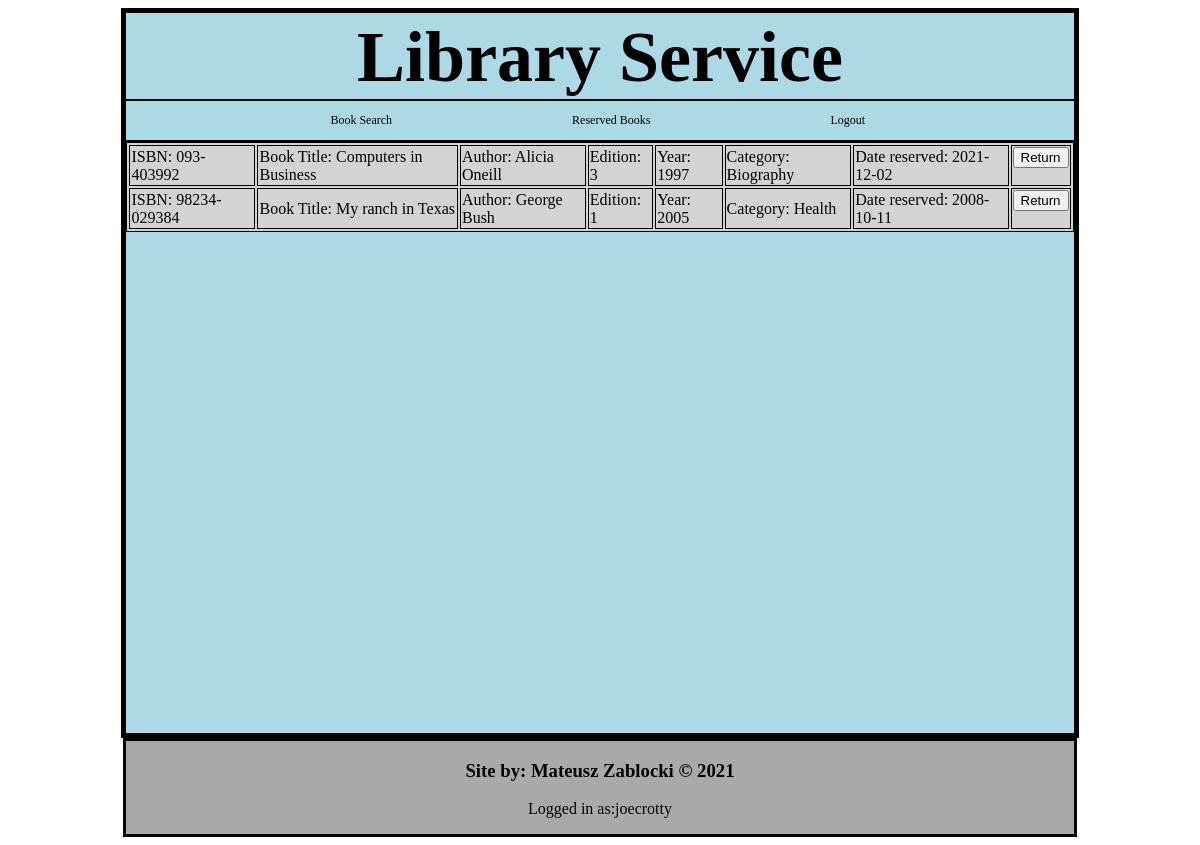
Page /reserved.php (signed in) on the committed database.
### tables this page shows
CREATE TABLE `books` (
  `ISBN` varchar(15) NOT NULL,
  `BookTitle` varchar(40) DEFAULT NULL,
  `Author` varchar(40) DEFAULT NULL,
  `Edition` int(2) DEFAULT NULL,
  `Year` int(4) DEFAULT NULL,
  `Category` int(4) UNSIGNED DEFAULT NULL,
  `Reserved` varchar(1) DEFAULT NULL
);

CREATE TABLE `category` (
  `CategoryID` int(4) UNSIGNED NOT NULL,
  `CategoryName` varchar(30) DEFAULT NULL
);

CREATE TABLE `reserved` (
  `ISBN` varchar(15) NOT NULL,
  `Username` varchar(15) NOT NULL,
  `ResDate` date NOT NULL
);

### reserved.php (the view, shortened to what this page needs)
<?php
include 'format.php';
?>
<?php
$search= "SELECT books.ISBN, books.BookTitle, books.Author, books.Edition, books.Year, category.CategoryName, reserved.ResDate FROM Books JOIN Category ON Books.Category = Category.CategoryID JOIN Reserved ON Books.ISBN = Reserved.ISBN WHERE Reserved = 'Y' AND Username = '".$_SESSION["uname"]."' LIMIT 5 OFFSET ".$_SESSION['page'].";";
$result = $conn->query($search);
if ($result->num_rows > 0) {
	echo "<table id='table'>";
	while($row = $result->fetch_assoc()){
		echo "<tr><td>";
		echo "ISBN: " . $row["ISBN"];
		echo "</td><td>";
		echo "Book Title: " . $row["BookTitle"];
		echo "</td><td>";
		echo "Author: " . $row["Author"];
		echo "</td><td>";
		echo "Edition: " . $row["Edition"];
		echo "</td><td>";
		echo "Year: " . $row["Year"];
		echo "</td><td>";
		echo "Category: " . $row["CategoryName"];
		echo "</td><td>";
		echo "Date reserved: " . $row["ResDate"];
		echo "</td><td>";
		echo '<form action="reserved.php" method="post">';
		echo '<input type="submit" value="Return">';
		echo '</form>';
		}
		echo "</td></tr>";
	}
	else{
		echo "<h3>You do not have any reservations</h3>";
	}
echo "</table>";
?>
<?php
	include 'bottom.php';
?>

### format.php (shortened to what this page needs)
<html>
<head>
<link rel="stylesheet" type="text/css" href="style.css" />
</head>
<body>
<div id="main">
<header>
<h1 id="header">Library Service</h1>
</header>
<?php
if(isset($_SESSION["uname"])){
	echo '<nav>
	<ul>
		<li><a href="search.php">Book Search</a></li>
		<li><a href="reserved.php">Reserved Books</a></li>
		<li><a href="login.php">Logout</a></li>
	</ul>
</nav>';
}
?>

### bottom.php
</div>
<footer>
	<h3>Site by: Mateusz Zablocki &copy; 2021</h3>
	<?php
	if(isset($_SESSION["uname"])){
		echo "<p>Logged in as:".$_SESSION["uname"]."</p>";
	}
	?>
</footer>
</body>
</html>

### style.css (style rules this page uses)
body { background-color: white; }
#main { width: 80%; min-height: 90vh; background-color: lightblue; margin: auto; margin-bottom:0px; border: 5px black solid; }
#header { text-align: center; font-size: 6vw; border-bottom: 2px solid currentcolor; margin-top: 3px; margin-bottom: 0px; }
nav { padding-left: 11vw; background-color: lightblue; border-bottom: 2px solid currentcolor; }
ul { list-style-type: none; margin: 0px; padding: 0px; overflow: hidden; }
li { float: left; padding-left: 1vw; padding-right: 4vw; }
li a { display:block; color:black; text-align: center; font-size: 1vw; padding: 1vw 5vw; text-decoration: none; }
footer { background-color: darkgray; border: 3px solid black; font-family: 'Century Gothic', 'Futura', san-serif; text-align: center; left:0px; right:0px; bottom:0px; width:80%; z-index:99; margin: auto; }
#table, th, td { background-color: lightgrey; border: 1px solid black; }

### rows in the picture
books: ISBN "093-403992", BookTitle "Computers in Business", Author "Alicia Oneill", Edition "3", Year "1997", Category.CategoryName "Biography", reserved.ResDate "2021-12-02"
books: ISBN "98234-029384", BookTitle "My ranch in Texas", Author "George Bush", Edition "1", Year "2005", Category.CategoryName "Health", reserved.ResDate "2008-10-11"

### other values in the picture
$_SESSION["uname"] "joecrotty"
